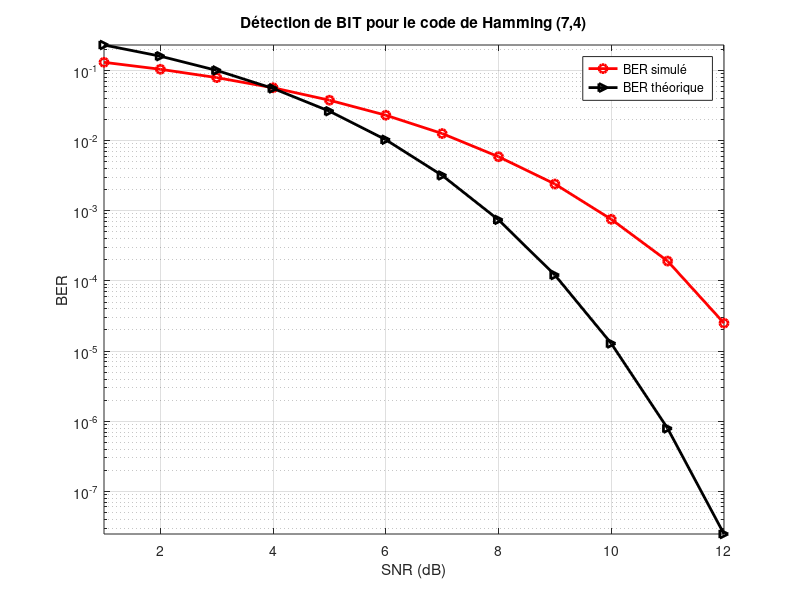

This figure's MATLAB source:
close all;
clear all;
clc;

SNRdB = 1:1:12;                           % SNR en dB
SNR = 10.^(SNRdB./10);                     % SNR à l'échelle linéaire
info_word_length = 100000;                 % Nombre de mots d'information
n = 7; 
k = 4;                                     % Paramètres du code de Hamming
num_trials = 4;                            % Nombre d'essais Monte Carlo
ber = zeros(length(SNR), 1);               % BER simulé

info_word = floor(2 * rand(k, info_word_length, num_trials));  % Génération de bits d'information aléatoires
code_bit5 = xor(info_word(1,:,:), xor(info_word(2,:,:), info_word(3,:,:)));   % Premier bit de parité
code_bit6 = xor(info_word(1,:,:), xor(info_word(3,:,:), info_word(4,:,:)));   % Deuxième bit de parité
code_bit7 = xor(info_word(1,:,:), xor(info_word(2,:,:), info_word(4,:,:)));   % Troisième bit de parité
code_word = [info_word; code_bit5; code_bit6; code_bit7];       % Mot d'information codé avec bits de parité
code_word(code_word == 0) = -1;              % Conversion des bits 0 en -1

H = [1 1 1;
     1 1 0; 
     1 0 1; 
     0 1 1; 
     1 0 0; 
     0 1 0; 
     0 0 1];     % Matrice de vérification de parité
% C = de2bi((0:2^(k)-1));                       % Tous les bits de longueur k (stockés dans la matrice de mots de code valides 'C')
C = de2bi((0:2^(k)-1));                       % Tous les bits de longueur k (stockés dans la matrice de mots de code valides 'C')
C(1:16,5) = xor(C(:,1),xor(C(:,2),C(:,3)));   % Premier bit de parité
C(1:16,6) = xor(C(:,1),xor(C(:,3),C(:,4)));   % Deuxième bit de parité
C(1:16,7) = xor(C(:,1),xor(C(:,2),C(:,4)));   % Troisième bit de parité

for t = 1:num_trials
    decoded_bit = zeros(n, info_word_length);             % Sortie de décodage HARD   
    
    for i = 1:length(SNR)
        y = (sqrt(SNR(i)) * code_word(:,:,t)) + randn(n, info_word_length);     % Codes reçus

        % Détection de BIT (Hard)
        decoded_bit(y > 0) = 1;                    % Tous les bits reçus positifs convertis en 1
        decoded_bit(y < 0) = 0;                    % Tous les bits reçus négatifs convertis en 0

        ber(i) = ber(i) + length(find(decoded_bit(1:4,:) ~= info_word(:,:,t)));     % BER dans la détection de BIT
    end
end

ber = ber / (k * info_word_length * num_trials);
semilogy(SNRdB, ber, 'r-o', 'linewidth', 2.0)    % BER simulé dans le décodage HARD
hold on;
p = qfunc(sqrt(SNR));
BER_H = zeros(1, length(SNR));
for j = 2:n
    BER_H = BER_H + nchoosek(n, j) * (p.^j) .* ((1 - p).^(n - j));
end

semilogy(SNRdB, BER_H, 'k->', 'linewidth', 2.0);         % BER théorique dans le décodage HARD
hold on;
title('Détection de BIT pour le code de Hamming (7,4)');
xlabel('SNR (dB)');
ylabel('BER');
legend('BER simulé ', 'BER théorique ');
axis tight
grid on
